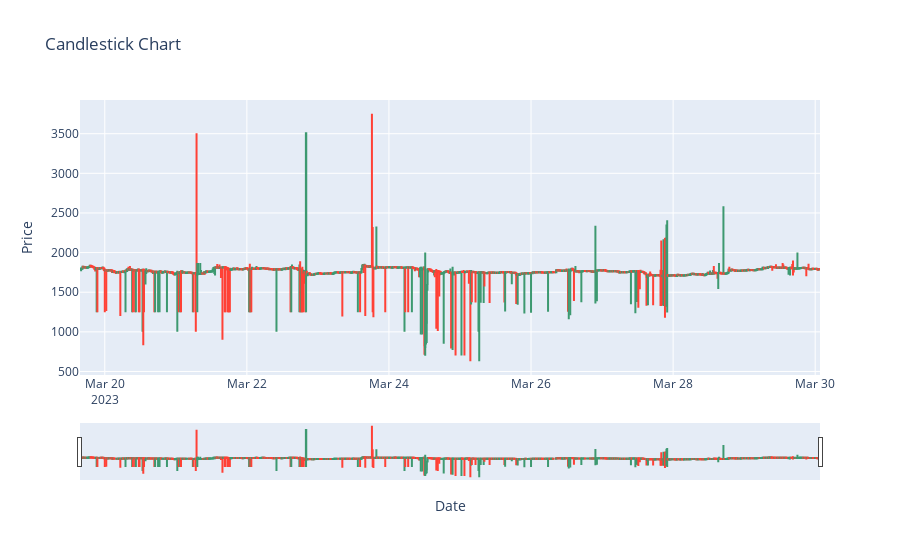

This figure's notebook cell:
### Code cell
symbol = "ETHUSDT"
time_frame = '15m'
data = getData(symbol,time_frame,exchange) 
# Calculate the price supports and resistances
import plotly.graph_objs as go
import pandas as pd

# Create trace for the candlestick chart
trace = go.Candlestick(
    x=data['Date'],
    open=data['Open'],
    high=data['High'],
    low=data['Low'],
    close=data['Close']
)

# Create layout for the plot
layout = go.Layout(
    title='Candlestick Chart',
    xaxis=dict(title='Date'),
    yaxis=dict(title='Price')
)

# Create the plot figure
fig = go.Figure(data=[trace], layout=layout)

# Show the plot
fig.show()

### Figure 1 — Plotly figure (JSON) as saved in the notebook; plotly's stock layout.template omitted (floating-point values rounded to 4 significant figures; data arrays with more than 128 entries replaced by an {"elided": "..."} marker saying what was removed)
{"data": [{"close": {"elided": "1000 float values"}, "high": {"elided": "1000 float values"}, "low": {"elided": "1000 float values"}, "open": {"elided": "1000 float values"}, "type": "candlestick", "x": {"elided": "1000 str values"}}], "layout": {"title": {"text": "Candlestick Chart"}, "xaxis": {"title": {"text": "Date"}}, "yaxis": {"title": {"text": "Price"}}}}
